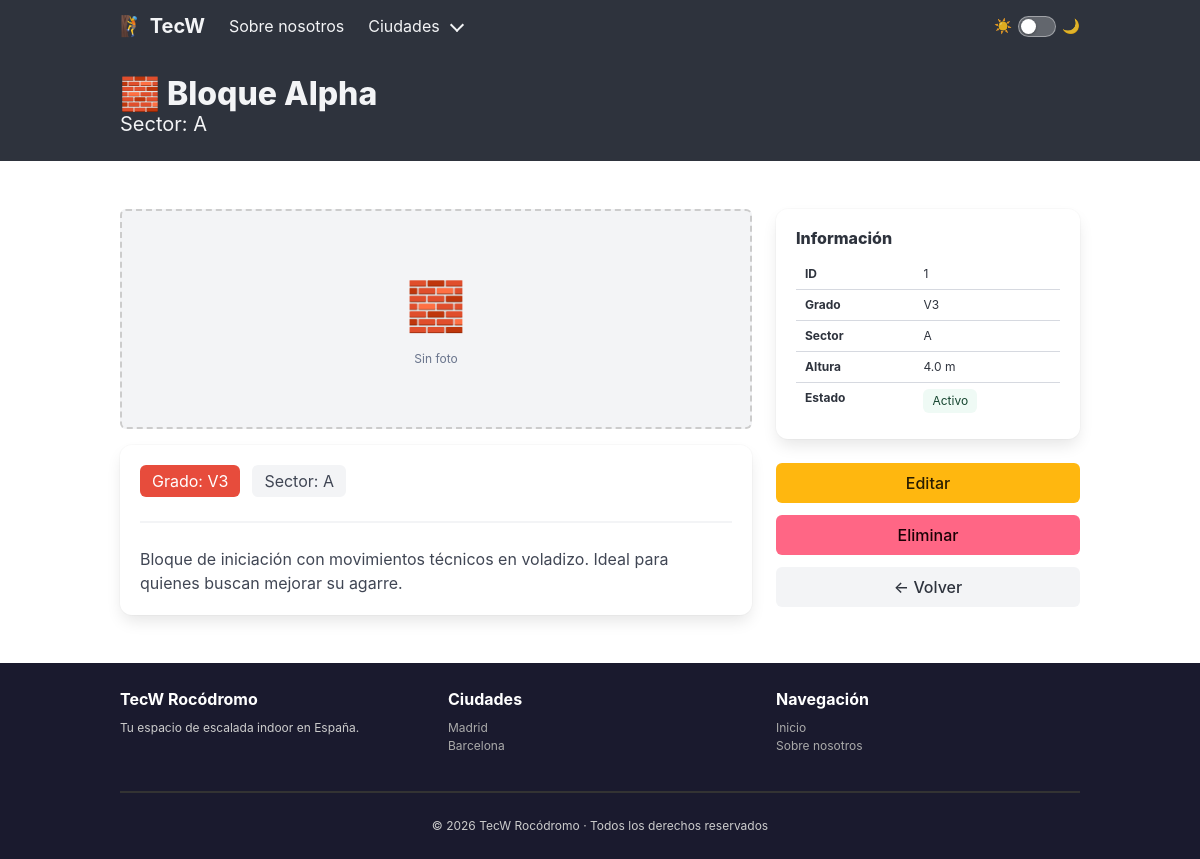
/blocks/1, run on the app's committed database.
### tecw_02_flask/app/models/blocks.py (models this page shows, shortened)
class Block(db.Model):
    __tablename__ = "blocks"
    id          = db.Column(db.Integer, primary_key=True)
    name        = db.Column(db.String(100), nullable=False)
    grade       = db.Column(db.String(10), nullable=False)   # V-scale: V0, V3, etc.
    color       = db.Column(db.String(7), nullable=False)    # hex: #e74c3c
    sector      = db.Column(db.String(5), nullable=False)
    height      = db.Column(db.Float, nullable=False)        # metros
    city        = db.Column(db.String(50), nullable=False)   # madrid / barcelona
    active      = db.Column(db.Boolean, default=True)
    picture     = db.Column(db.String(200), nullable=True)
    description = db.Column(db.Text, nullable=True)

### tecw_02_flask/app/blueprints/blocks.py (the view)
@block_bp.route('/<int:block_id>')
@load_block
def get_block_by_id(block):
    return render_template('blocks/block_detail.html', block=block)

### tecw_02_flask/app/app.py (called while the page is built)
@app.before_request
def before_request():
    log = f"Request: {request.method} {request.path}"
    logging.debug(log)

### tecw_02_flask/app/blueprints/blocks.py (called while the page is built)
@block_bp.after_request
def add_total_blocks_header(response):
    response.headers['X-Total-Blocks'] = Block.query.count()
    return response

def load_block(f):
    @wraps(f)
    def decorated_function(*args, **kwargs):
        block_id = kwargs.pop('block_id', None)
        if block_id is not None:
            block = Block.query.get(block_id)
            if block is None:
                abort(404)
            kwargs['block'] = block
        return f(*args, **kwargs)
    return decorated_function

### tecw_02_flask/app/templates/blocks/block_detail.html (shortened to what this page needs)
{% extends 'common/layouts/main_layout.html' %}
{% block content %}
<section class="hero is-dark is-small">
    <div class="hero-body">
        <div class="container">
            <p class="title">🧱 {{ block.name }}</p>
            <p class="subtitle">Sector: {{ block.sector }}</p>
        </div>
    </div>
</section>
<section class="section">
    <div class="container">
        <div class="columns">
            <div class="column is-8">
                {% if block.picture %}
                <figure class="image mb-4" style="max-height: 320px; overflow: hidden; border-radius: 6px;">
                    <img src="/images/{{ block.picture }}" alt="{{ block.name }}"
                         style="width: 100%; height: 320px; object-fit: cover;">
                </figure>
                {% else %}
                <div class="mb-4 is-flex is-align-items-center is-justify-content-center has-background-light"
                     style="height: 220px; border-radius: 6px; border: 2px dashed #ccc;">
                    <div class="has-text-centered has-text-grey">
                        <p style="font-size: 3rem;">🧱</p>
                        <p class="is-size-7 mt-2">Sin foto</p>
                    </div>
                </div>
                {% endif %}
                <div class="box">
                    <div class="level mb-4">
                        <div class="level-left">
                            <div class="level-item">
                                <span class="tag is-medium" style="background-color: {{ block.color }}; color: white;">
                                    Grado: {{ block.grade }}
                                </span>
                            </div>
                            <div class="level-item">
                                <span class="tag is-medium is-light">Sector: {{ block.sector }}</span>
                            </div>
                        </div>
                    </div>
                    <hr>
                    <p class="content">{{ block.description }}</p>
                </div>
            </div>
            <div class="column is-4">
                <div class="box">
                    <p class="title is-6 mb-3">Información</p>
                    <table class="table is-fullwidth is-size-7">
                        <tbody>
                            <tr><th>ID</th><td>{{ block.id }}</td></tr>
                            <tr><th>Grado</th><td>{{ block.grade }}</td></tr>
                            <tr><th>Sector</th><td>{{ block.sector }}</td></tr>
                            <tr><th>Altura</th><td>{{ block.height }} m</td></tr>
                            <tr><th>Estado</th>
                                <td>
                                    {% if block.active %}
                                    <span class="tag is-success is-light">Activo</span>
                                    {% else %}
                                    <span class="tag is-danger is-light">Inactivo</span>
                                    {% endif %}
                                </td>
                            </tr>
                        </tbody>
                    </table>
                </div>
                <div class="buttons">
                    <a class="button is-warning is-fullwidth" href="/blocks/{{ block.id }}/edit">Editar</a>
                    <button class="button is-danger is-fullwidth" onclick="document.getElementById('modal-delete').classList.add('is-active')">Eliminar</button>
                    <a class="button is-light is-fullwidth" href="/blocks">← Volver</a>
                </div>
            </div>
        </div>
    </div>
</section>
{% endblock %}

### tecw_02_flask/app/public/stylesheets/main.css (style rules this page uses)
:root { --bg: #ffffff; --bg-alt: #f5f5f5; --bg-card: #ffffff; --bg-card-head: #fafafa; --text: #363636; --text-muted: #6b6b6b; --border: #dbdbdb; --hr: #dbdbdb; --notif-plain-bg: #f0f0f0; --notif-plain-text: #363636; --notif-info-bg: #ebf5fb; --notif-info-text: #1b4f72; --notif-ok-bg: #eafaf1; --notif-ok-text: #145a32; --table-stripe: #fafafa; --footer-bg: #1a1a2e; --footer-text: #cccccc; --footer-link: #aaaaaa; --switch-track: rgba(255, 255, 255, 0.25); --switch-border: rgba(255, 255, 255, 0.4); }
html { scroll-behavior: smooth; }
body { background-color: var(--bg); color: var(--text); transition: background-color 0.2s, color 0.2s; }

### data on the page
Block: name "Bloque Alpha", sector "A", grade "V3", description "Bloque de iniciación con movimientos técnicos en voladizo. Ideal para quienes buscan mejorar su agarre.", id "1", height "4.0"
